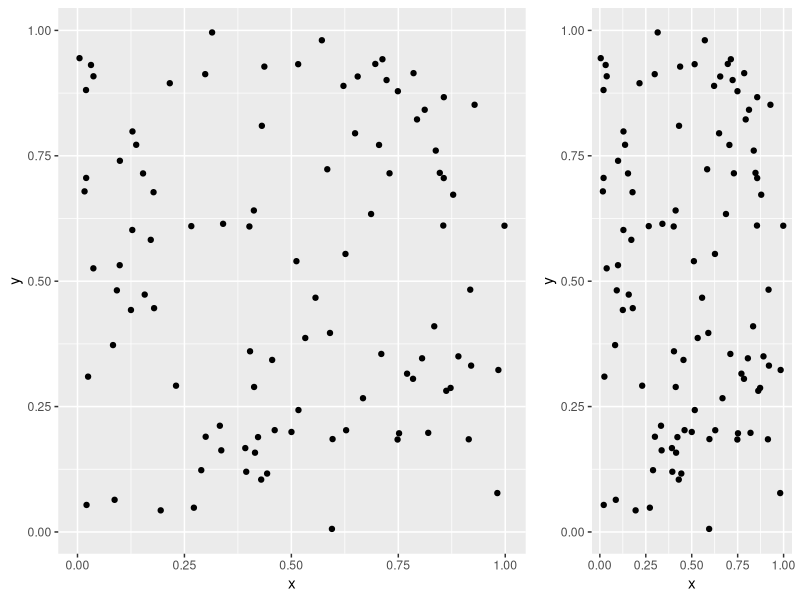
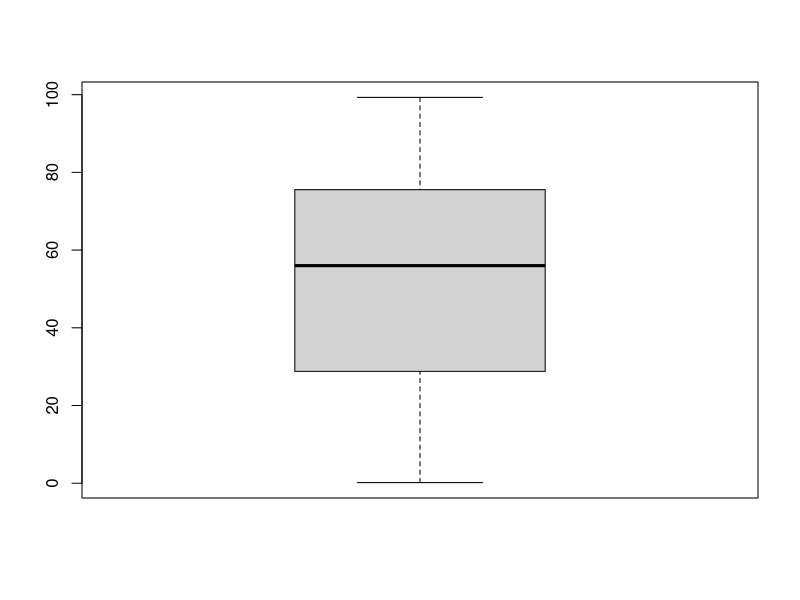

These charts were generated, in order, by the following R code:
## ---- chunk 1
knitr::opts_chunk$set(echo = FALSE, 
                      fig.height=7, 
                      fig.width=6, 
                      fig.align='center', 
                      fig.pos="ht",
                      eval.after="fig.cap")
library(ggplot2)
library(knitr)
## ---- chunk 2
# Multiple plot function
#
# ggplot objects can be passed in ..., or to plotlist (as a list of ggplot objects)
# - cols:   Number of columns in layout
# - layout: A matrix specifying the layout. If present, 'cols' is ignored.
#
# If the layout is something like matrix(c(1,2,3,3), nrow=2, byrow=TRUE),
# then plot 1 will go in the upper left, 2 will go in the upper right, and
# 3 will go all the way across the bottom.
#
multiplot <- function(..., plotlist=NULL, file, cols=1, layout=NULL) {
  library(grid)

  # Make a list from the ... arguments and plotlist
  plots <- c(list(...), plotlist)

  numPlots = length(plots)

  # If layout is NULL, then use 'cols' to determine layout
  if (is.null(layout)) {
    # Make the panel
    # ncol: Number of columns of plots
    # nrow: Number of rows needed, calculated from # of cols
    layout <- matrix(seq(1, cols * ceiling(numPlots/cols)),
                    ncol = cols, nrow = ceiling(numPlots/cols))
  }

 if (numPlots==1) {
    print(plots[[1]])

  } else {
    # Set up the page
    grid.newpage()
    pushViewport(viewport(layout = grid.layout(nrow(layout), ncol(layout))))

    # Make each plot, in the correct location
    for (i in 1:numPlots) {
      # Get the i,j matrix positions of the regions that contain this subplot
      matchidx <- as.data.frame(which(layout == i, arr.ind = TRUE))

      print(plots[[i]], vp = viewport(layout.pos.row = matchidx$row,
                                      layout.pos.col = matchidx$col))
    }
  }
}
## ---- chunk 3
kable(head(iris,15), caption="Test", )
## ---- chunk 4
tmp <- data.frame(x=runif(100), y=runif(100))
p1 <- ggplot(tmp, aes(x=x, y=y)) +
  geom_point()
multiplot(plotlist=list(p1,p1), layout=cbind(1,1,2))
## ---- chunk 5
tmp2 <- runif(100)*100
boxplot(tmp2)
